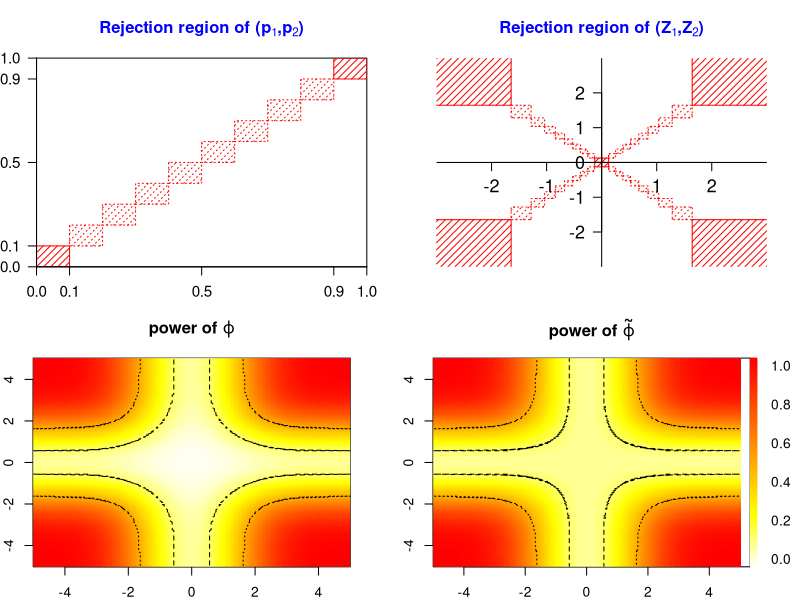

The R source for this figure:
############ Code for Figure 1 ##########

###### left, upper panel ######
alpha = 0.1
n.req <- 10
dens <- 20
layout(matrix(1:4, nrow = 2, byrow= 2))
par(mar = c(2, 2.2, 3.5, 2))


plot((1:10)/10, (1:10)/10, type = "n", xlim = c(0, 1), ylim = c(0, 1),
	 xaxs = "i", xaxt = "n", yaxs = "i", yaxt = "n", 
   main = expression(bold(paste("Rejection region of (", 
										   p[1], ",",p[2], ")", sep = ""))),
	 col.main = "blue"
   );

for (i in 1:n.req) {
  if (i != 1 && i != n.req)
    lty <- 3
  else
    lty <- 1
  rect((i - 1) * alpha, (i-1) * alpha, 
       i * alpha, i * alpha, lty = lty, density = dens, col = "red")
}
axis(1, c(0, alpha, 0.5, 1 - alpha, 1), label = T,  cex.axis = 1.1)
axis(2, c(0, alpha, 0.5, 1 - alpha, 1), label = T,  cex.axis = 1.1,
     las = 2)


#### right, upper panel ####

limit <- 3
plot((-limit):limit, (-limit):limit, type = "n", xaxs = "i", yaxs = "i", bty = "n",
	 xaxt = "n", yaxt = "n", xlab = expression(Z[1]), 
	 ylab = expression(Z[2]), main = expression(bold(paste("Rejection region of (", 
										   Z[1], ",",Z[2], ")", sep = ""))),
	 col.main = "blue"
   );

pos1 <- qnorm(1 - alpha/2);
pos2 <- qnorm(0.5 + 0:(n.req - 1) * alpha/2)
pos2 <- c(pos2, limit)
segments(pos1, pos1, c(pos1, limit), c(limit, pos1), col = "RED");
segments(pos1, -pos1, c(pos1, limit), c(-limit, -pos1), col = "RED");
segments(-pos1, pos1, c(-pos1, -limit), c(limit, pos1), col = "RED");
segments(-pos1, -pos1, c(-pos1, -limit), c(-limit, -pos1), col = "RED")
for (i in 1:n.req) {
  if (i != 1 && i != n.req)
    lty <- 3
  else
    lty <- 1
  if (i == n.req)
    border <- F
  else
    border <- T
  pos.l <- pos2[i]
  pos.r <- pos2[i + 1]
  rect(pos.l, pos.l, pos.r, pos.r, density = dens, border = border, 
       lty = lty, col = "RED")
  rect(pos.l, -pos.l, pos.r, -pos.r, density = dens, border = border, 
       lty = lty, col = "RED")
  rect(-pos.l, pos.l, -pos.r, pos.r, density = dens, border = border, 
       lty = lty, col = "RED")
  rect(-pos.l, -pos.l, -pos.r, -pos.r, density = dens, border = border, 
       lty = lty, col = "RED")
}

axis(1, c(-2, -1, 1, 2), pos = 0, label = T,  cex.axis = 1.3)
axis(2, seq(-2, 2, 1), pos = 0, label = T,  cex.axis = 1.3, las = 2)
segments(-limit, 0, limit, 0)
segments(0, -limit, 0, limit)


##### bottom two panels ######

Power1 <- function(a1, a2, alpha = 0.2) {
  thres <- qnorm(1 - alpha/2)
  beta1 <- pnorm(thres, a1, lower.tail = F) + pnorm(-thres, a1) 
  beta2 <- pnorm(thres, a2, lower.tail = F) + pnorm(-thres, a2)
  return(beta1 * beta2)
}

Power2 <- function(a1, a2, alpha = 0.2) {
  thres.v <- qnorm(1 - (n.req:1 -1) * alpha/2)
  thres.v <- c(-thres.v[length(thres.v):1], 0, thres.v)
  n <- length(thres.v)
  pos.mat1 <- cbind(thres.v[-n], thres.v[-1], thres.v[-n], thres.v[-1])
  pos.mat2 <- cbind(thres.v[-n], thres.v[-1], thres.v[(n-1):1], thres.v[n:2])
  pos.mat <- rbind(pos.mat1, pos.mat2)
  pp <- apply(pos.mat, 1, function(v) {
                  beta1 <- pnorm(v[2], a1) - pnorm(v[1], a1)
                  beta2 <- pnorm(v[4], a2) - pnorm(v[3], a2)
                  return(beta1 * beta2)
        })
  return(sum(pp))

}

PowerPlot <- function(low, high, 
                      pow.fun,
                      cols,
                      alpha = 0.2, B = 100,
                      x.adjust= F,
                      idx = 1,
                      p.thres = c(0.15, 0.5),
                      tol = c(0.005, 0.01),
                      lty = 2:3) {
  p.seq <- seq(low, high, length.out = B)
  mat <- sapply(p.seq, function(p1) {
        return(sapply(p.seq, function(p2) pow.fun(p1, p2, alpha)))
       })
  require(reshape)
  m.p <- length(p.thres)
  pp.list <- list()
  for (i in 1:m.p) {
    tt <- abs(mat - p.thres[i]) < tol[i]
    temp <- melt(tt)
    pp <- temp[temp$value == 1, ]
    pp[, 1] <- p.seq[pp[, 1]]
    pp[, 2] <- p.seq[pp[, 2]]
    pp <- pp[, 1:2]
    pp.list[[i]] <- pp 
  }
  mat <- rbind(cbind(mat[B:1, B:1], mat[B:1, ]), cbind(mat[, B:1], mat))
  p.seq <- c(-p.seq[B:1], p.seq)
  xlim <- range(p.seq)
  if (x.adjust)
    xlim[2] <- xlim[2] + (xlim[2] - xlim[1])/30
  image(p.seq, p.seq, mat, 
        zlim = c(0, 1),
        xlim = xlim,
        col = cols)
  if (idx == 1)
    title(expression(bold(paste("power of ", varphi))))
  if (idx == 2)
  title(expression(bold(paste("power of ", tilde(varphi)))))

  sapply(1:m.p, function(i) {
         pp <- pp.list[[i]]
         m <- nrow(pp)
         points(pp, type = "l", lty = lty[i])
         points(t(c(-1, 1) * t(pp)), type = "l", lty = lty[i])
         points(t(c(-1, -1) * t(pp)), type = "l", lty = lty[i])
         points(t(c(1, -1) * t(pp)), type = "l", lty = lty[i])
        })
  


  return(list(mat = mat, pp = pp))
}


legend.col <- function(col, lev){

  opar <- par

  n <- length(col)

  bx <- par("usr")

  box.cx <- c(bx[2] + (bx[2] - bx[1]) / 1000,
              bx[2] + (bx[2] - bx[1]) / 1000 + (bx[2] - bx[1]) / 50)
  box.cy <- c(bx[3], bx[3])
  box.sy <- (bx[4] - bx[3]) / n

  xx <- rep(box.cx, each = 2)

  par(xpd = TRUE)
  for(i in 1:n){

    yy <- c(box.cy[1] + (box.sy * (i - 1)),
            box.cy[1] + (box.sy * (i)),
            box.cy[1] + (box.sy * (i)),
            box.cy[1] + (box.sy * (i - 1)))
    polygon(xx, yy, col = col[i], border = col[i])

  }
  par(new = TRUE)
  plot(0, 0, type = "n",
       ylim = c(min(lev), max(lev)),
       yaxt = "n", ylab = "",
       xaxt = "n", xlab = "",
       frame.plot = FALSE)
  axis(side = 4, las = 2, tick = FALSE, line = .25, cex.axis = 1)
  par <- opar
}


par(mar = c(2, 2, 3.5, 3))
my_palette <- heat.colors(100)[100:1]
a1 <- PowerPlot(0.01, 5, Power1, my_palette, alpha = alpha)
a2 <- PowerPlot(0.01, 5, Power2, my_palette, alpha = alpha,
          x.adjust = T, idx = 2)
legend.col(my_palette, c(0, 1))
